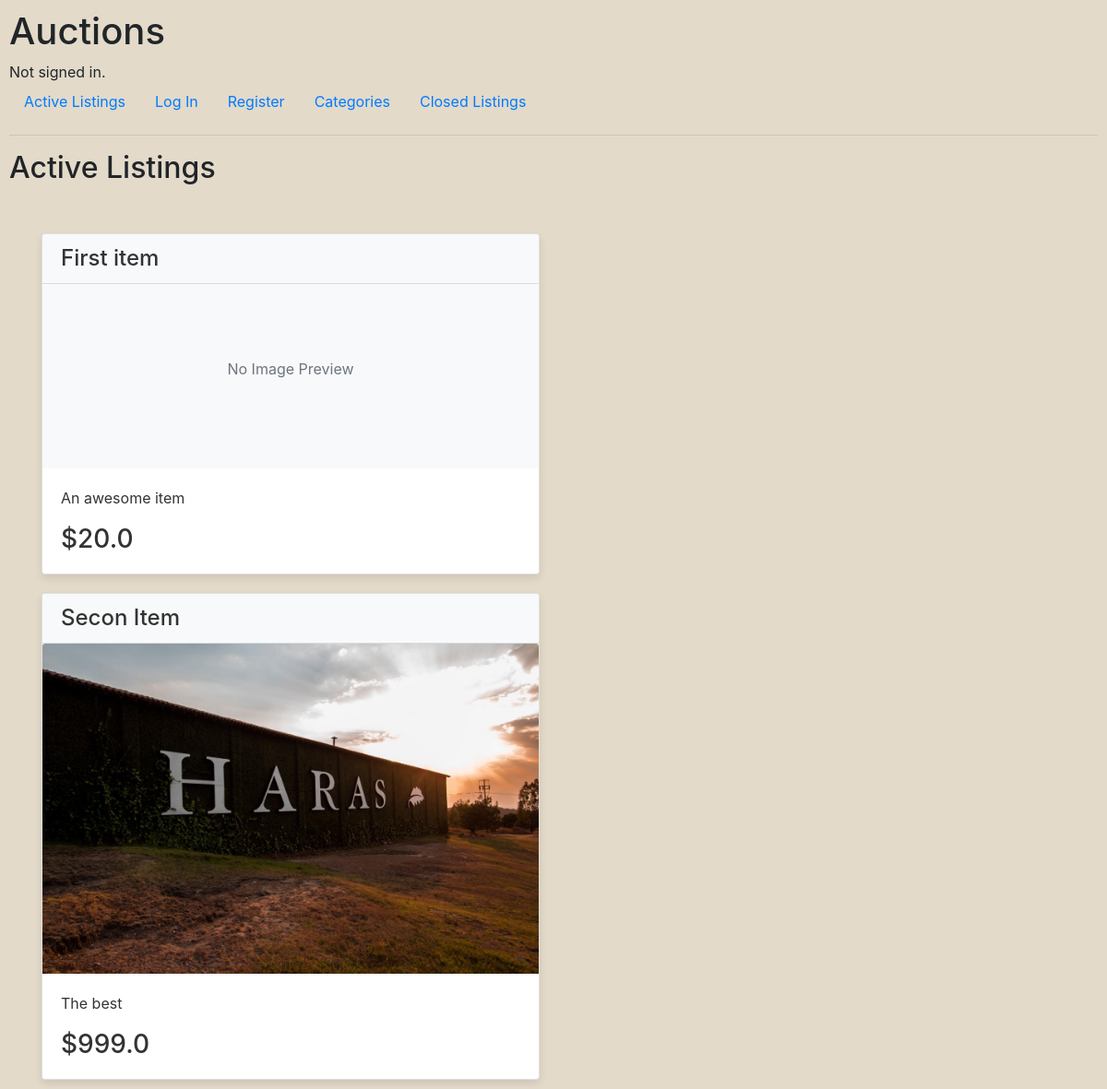
Before: / with the older database file.
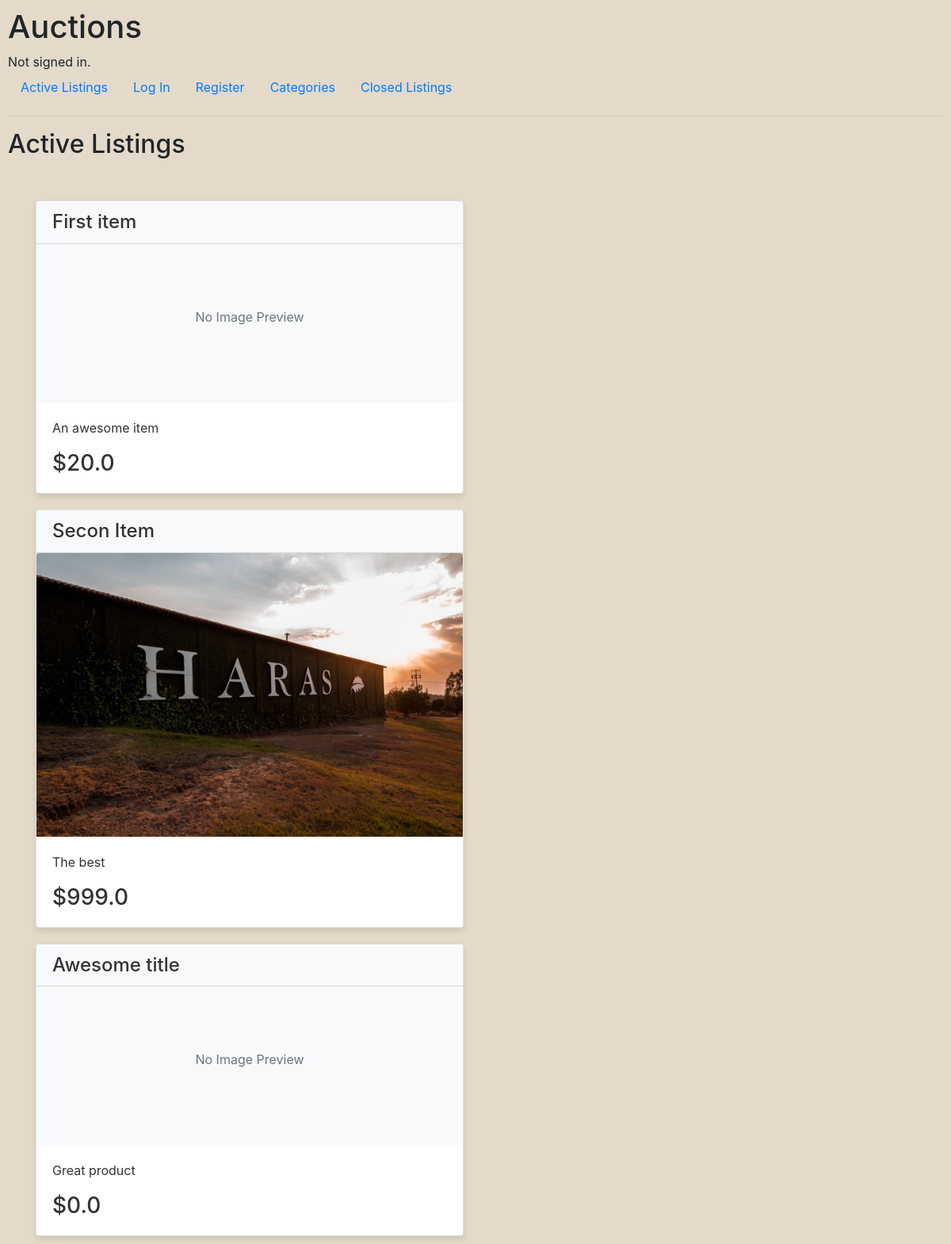
After: the same page with the newer database file.
### auctions/models.py (models this page shows, shortened)
class Listing(models.Model):
    title = models.CharField(max_length=64)
    description = models.CharField(max_length=200)
    starting_price = models.FloatField()
    image = models.ImageField(upload_to='images/', blank=True, null=True)
    end_date = models.DateTimeField()
    seller = models.ForeignKey(User, on_delete=models.CASCADE, related_name="listings")
    status = models.BooleanField(default=True)
    categorie = models.ForeignKey(Categorie, on_delete=models.CASCADE, related_name="items", blank=True, null=True)

### auctions/views.py (the view)
# urls.py: path("", views.index, name="index"),
def index(request):
    return render(request, "auctions/index.html", {
        "listings": Listing.objects.filter(status=True)
    })

### auctions/templates/auctions/index.html
{% extends "auctions/layout.html" %}
{% block body %}
    <h2>Active Listings</h2>
    <br>
    {% for listing in listings %}
    <div class="container">
        <div class="row">
          <div class="col-md-6">
            <a href="{% url 'view_listing' listing.id %}" class="card-link">
              <div class="card">
                <h3 class="card-header">{{ listing.title }}</h3>
                {% if listing.image %}
                  <img class="card-img-top" src="{{ listing.image.url }}" alt="Listing Image">
                {% else %}
                  <div class="card-img-top bg-light d-flex justify-content-center align-items-center" style="height: 200px;">
                    <p class="text-muted">No Image Preview</p>
                  </div>
                {% endif %}
                <div class="card-body">
                  <p class="card-text">{{ listing.description }}</p>
                  <h3 class="card-text">${{ listing.starting_price }}</h3>
                </div>
              </div>
            </a>
          </div>
        </div>
      </div>
    {% endfor %}
{% endblock %}

Changed rows visible on the page:
added Listing: title "Awesome title", image "No Image Preview", description "Great product", starting_price "0.0"
